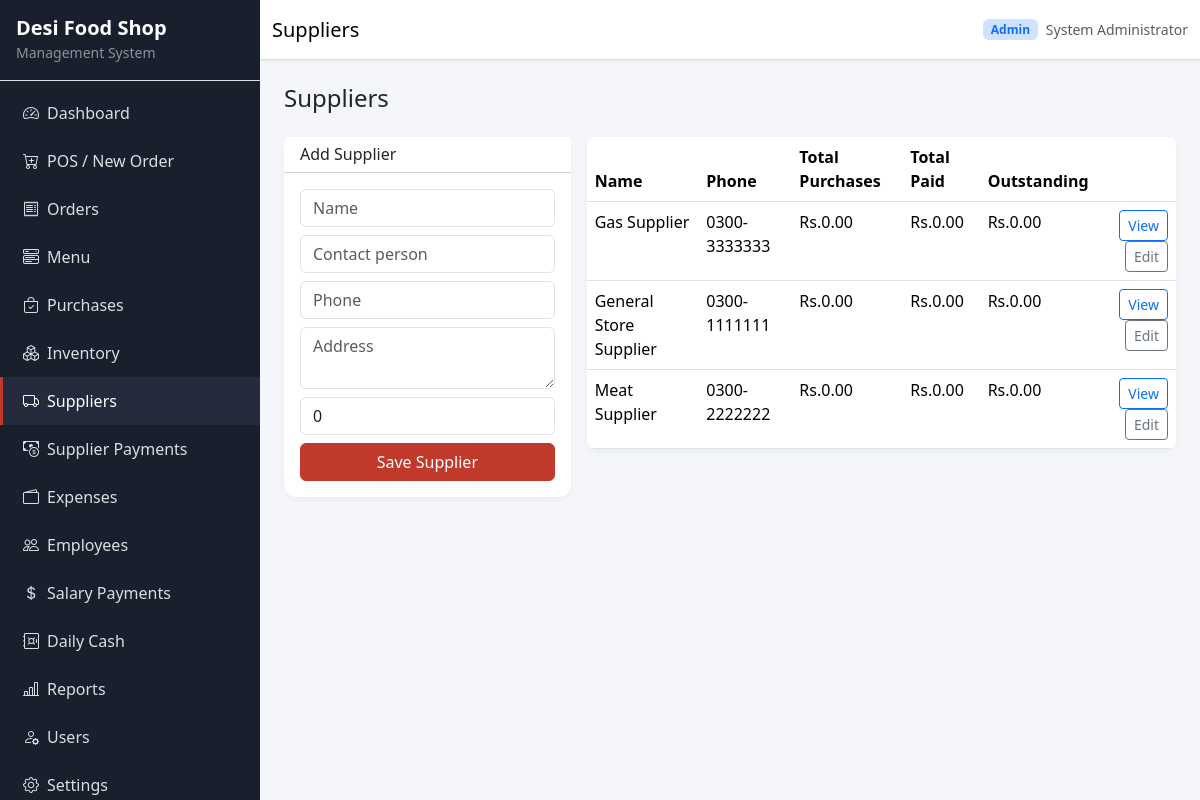
Screenshot of /suppliers/index.php (signed in) with the database file from the repository.
### tables this page shows
CREATE TABLE users (
    id INT UNSIGNED AUTO_INCREMENT PRIMARY KEY,
    username VARCHAR(50) NOT NULL UNIQUE,
    password VARCHAR(255) NOT NULL,
    full_name VARCHAR(100) NOT NULL,
    role ENUM('admin', 'staff') NOT NULL DEFAULT 'staff',
    status ENUM('active', 'inactive') NOT NULL DEFAULT 'active',
    created_at TIMESTAMP DEFAULT CURRENT_TIMESTAMP,
    updated_at TIMESTAMP DEFAULT CURRENT_TIMESTAMP ON UPDATE CURRENT_TIMESTAMP,
    INDEX idx_users_role (role),
    INDEX idx_users_status (status)
);

CREATE TABLE suppliers (
    id INT UNSIGNED AUTO_INCREMENT PRIMARY KEY,
    name VARCHAR(150) NOT NULL,
    contact_person VARCHAR(100),
    phone VARCHAR(20),
    address TEXT,
    opening_balance DECIMAL(10,2) NOT NULL DEFAULT 0.00,
    status ENUM('active', 'inactive') NOT NULL DEFAULT 'active',
    created_at TIMESTAMP DEFAULT CURRENT_TIMESTAMP,
    updated_at TIMESTAMP DEFAULT CURRENT_TIMESTAMP ON UPDATE CURRENT_TIMESTAMP,
    INDEX idx_suppliers_status (status)
);

### includes/functions.php (called while the page is built, shortened)
<?php
require_once BASE_PATH . '/config/database.php';
function e(?string $value): string
{
    return htmlspecialchars((string) $value, ENT_QUOTES, 'UTF-8');
}
function url(string $path = ''): string
{
    return BASE_URL . '/' . ltrim($path, '/');
}
function asset(string $path): string
{
    return BASE_URL . '/assets/' . ltrim($path, '/');
}
function format_money(float|string $amount): string
{
    $symbol = get_setting('currency_symbol', 'Rs.');
    return $symbol . number_format((float) $amount, 2);
}
function get_setting(string $key, string $default = ''): string
{
    global $pdo;
    static $cache = [];
    if (isset($cache[$key])) {
        return $cache[$key];
    }
    $stmt = $pdo->prepare('SELECT setting_value FROM settings WHERE setting_key = ? LIMIT 1');
    $stmt->execute([$key]);
    $value = $stmt->fetchColumn();
    $cache[$key] = $value !== false ? (string) $value : $default;
    return $cache[$key];
}
function get_supplier_outstanding(int $supplierId): float
{
    global $pdo;
    $stmt = $pdo->prepare('SELECT opening_balance FROM suppliers WHERE id = ?');
    $stmt->execute([$supplierId]);
    $opening = (float) $stmt->fetchColumn();
    $stmt = $pdo->prepare('SELECT COALESCE(SUM(grand_total), 0) FROM purchases WHERE supplier_id = ?');
    $stmt->execute([$supplierId]);
    $purchases = (float) $stmt->fetchColumn();
    $stmt = $pdo->prepare('SELECT COALESCE(SUM(amount), 0) FROM supplier_payments WHERE supplier_id = ?');
    $stmt->execute([$supplierId]);
    $paid = (float) $stmt->fetchColumn();
    return $opening + $purchases - $paid;
}

### includes/auth.php (called while the page is built, shortened)
<?php
function current_user(): ?array
{
    global $pdo;
    static $user = null;
    if ($user === null) {
        $stmt = $pdo->prepare('SELECT id, username, full_name, role, status FROM users WHERE id = ? AND status = ? LIMIT 1');
        $stmt->execute([$_SESSION['user_id'], 'active']);
        $user = $stmt->fetch() ?: null;
    }
    return $user;
}

### includes/init.php (called while the page is built, shortened)
<?php
require_once dirname(__DIR__) . '/includes/functions.php';
require_once dirname(__DIR__) . '/includes/auth.php';
$user = current_user();
$shopName = get_setting('shop_name', APP_NAME);

### suppliers/index.php (the view, shortened to what this page needs)
<?php
require_once dirname(__DIR__) . '/includes/init.php';
$pageTitle = 'Suppliers';
$edit = null;
$suppliers = $pdo->query('SELECT * FROM suppliers ORDER BY status DESC, name')->fetchAll();
require BASE_PATH . '/includes/header.php';
?>
<div class="page-header"><h4 class="mb-0">Suppliers</h4></div>
<div class="row g-3">
    <div class="col-lg-4">
        <div class="card">
            <div class="card-header bg-white"><h6 class="mb-0"><?= $edit ? 'Edit' : 'Add' ?> Supplier</h6></div>
            <div class="card-body">
                <form method="post">
                    <div class="mb-2"><input type="text" name="name" class="form-control" placeholder="Name" required value="<?= e($edit['name'] ?? '') ?>"></div>
                    <div class="mb-2"><input type="text" name="contact_person" class="form-control" placeholder="Contact person" value="<?= e($edit['contact_person'] ?? '') ?>"></div>
                    <div class="mb-2"><input type="text" name="phone" class="form-control" placeholder="Phone" value="<?= e($edit['phone'] ?? '') ?>"></div>
                    <div class="mb-2"><textarea name="address" class="form-control" placeholder="Address" rows="2"><?= e($edit['address'] ?? '') ?></textarea></div>
                    <div class="mb-2"><input type="number" step="0.01" name="opening_balance" class="form-control" placeholder="Opening balance" value="<?= e($edit['opening_balance'] ?? '0') ?>"></div>
                    <button class="btn btn-primary-custom w-100">Save Supplier</button>
                </form>
            </div>
        </div>
    </div>
    <div class="col-lg-8">
        <div class="card">
            <div class="table-responsive">
                <table class="table table-hover mb-0">
                    <thead><tr><th>Name</th><th>Phone</th><th>Total Purchases</th><th>Total Paid</th><th>Outstanding</th><th></th></tr></thead>
                    <tbody>
                    <?php foreach ($suppliers as $s):
                        $stmt = $pdo->prepare('SELECT COALESCE(SUM(grand_total),0) FROM purchases WHERE supplier_id=?');
                        $stmt->execute([$s['id']]);
                        $totalPurchases = (float) $stmt->fetchColumn();
                        $stmt = $pdo->prepare('SELECT COALESCE(SUM(amount),0) FROM supplier_payments WHERE supplier_id=?');
                        $stmt->execute([$s['id']]);
                        $totalPaid = (float) $stmt->fetchColumn();
                        $outstanding = get_supplier_outstanding((int)$s['id']);
                    ?>
                    <tr>
                        <td><?= e($s['name']) ?></td>
                        <td><?= e($s['phone'] ?? '-') ?></td>
                        <td><?= format_money($totalPurchases) ?></td>
                        <td><?= format_money($totalPaid) ?></td>
                        <td class="<?= $outstanding > 0 ? 'text-danger fw-bold' : '' ?>"><?= format_money($outstanding) ?></td>
                        <td class="text-end">
                            <a href="<?= url('suppliers/view.php?id=' . $s['id']) ?>" class="btn btn-sm btn-outline-primary">View</a>
                            <a href="<?= url('suppliers/index.php?edit=' . $s['id']) ?>" class="btn btn-sm btn-outline-secondary">Edit</a>
                        </td>
                    </tr>
                    <?php endforeach; ?>
                    </tbody>
                </table>
            </div>
        </div>
    </div>
</div>
<?php require BASE_PATH . '/includes/footer.php'; ?>

### includes/header.php (shortened to what this page needs)
<!DOCTYPE html>
<html lang="en">
<head>
    <link href="https://cdn.jsdelivr.net/npm/bootstrap@5.3.3/dist/css/bootstrap.min.css" rel="stylesheet">
    <link href="https://cdn.jsdelivr.net/npm/bootstrap-icons@1.11.3/font/bootstrap-icons.min.css" rel="stylesheet">
    <link href="<?= asset('css/style.css') ?>" rel="stylesheet">
</head>
<body>
<div class="app-wrapper">
    <?php require BASE_PATH . '/includes/sidebar.php'; render_sidebar($activeMenu, $user); ?>
                <?php
                require_once BASE_PATH . '/includes/sidebar.php';
                ?>
    <div class="main-content">
        <nav class="top-navbar navbar navbar-expand-lg bg-white border-bottom sticky-top">
            <div class="container-fluid">
                <span class="navbar-brand mb-0 h1 fs-5"><?= e($pageTitle) ?></span>
                <div class="ms-auto d-flex align-items-center gap-2">
                    <span class="badge bg-primary-subtle text-primary"><?= e(ucfirst($user['role'])) ?></span>
                    <span class="text-muted small d-none d-sm-inline"><?= e($user['full_name']) ?></span>
                </div>
            </div>
        </nav>
        <main class="content-area p-3 p-md-4">

### assets/css/style.css (style rules this page uses)
:root { --sidebar-width: 260px; --primary-color: #c0392b; --primary-dark: #922b21; --sidebar-bg: #1a1f2e; --sidebar-hover: #252b3d; --body-bg: #f4f6f9; }
* { box-sizing: border-box; }
body { font-family: 'Segoe UI', system-ui, -apple-system, sans-serif; background: var(--body-bg); margin: 0; min-height: 100vh; }
.app-wrapper { display: flex; min-height: 100vh; }
.main-content { flex: 1; margin-left: 0; min-width: 0; }
@media (min-width: 992px) { .main-content { margin-left: var(--sidebar-width); } }
.top-navbar { min-height: 60px; box-shadow: 0 1px 3px rgba(0,0,0,0.06); }
.content-area { min-height: calc(100vh - 60px); }
.btn-primary-custom { background: var(--primary-color); border-color: var(--primary-color); color: #fff; }
.card { border: none; border-radius: 12px; box-shadow: 0 2px 8px rgba(0,0,0,0.05); }
.table-responsive { border-radius: 8px; }
.page-header { display: flex; flex-wrap: wrap; align-items: center; justify-content: space-between; gap: 1rem; margin-bottom: 1.5rem; }

### rows the page displays
users: role "Admin", full_name "System Administrator"
suppliers: name "Gas Supplier", phone "0300-3333333", totalPurchases "Rs.0.00", totalPaid "Rs.0.00", outstanding "Rs.0.00"
suppliers: name "General Store Supplier", phone "0300-1111111", totalPurchases "Rs.0.00", totalPaid "Rs.0.00", outstanding "Rs.0.00"
suppliers: name "Meat Supplier", phone "0300-2222222", totalPurchases "Rs.0.00", totalPaid "Rs.0.00", outstanding "Rs.0.00"

### other values shown
get_setting('shop_name') "Desi Food Shop"
$item['label'] "Dashboard"
$item['label'] "POS / New Order"
$item['label'] "Orders"
$item['label'] "Menu"
$item['label'] "Purchases"
$item['label'] "Inventory"
$item['label'] "Suppliers"
$item['label'] "Supplier Payments"
$item['label'] "Expenses"
$item['label'] "Employees"
$item['label'] "Salary Payments"
$item['label'] "Daily Cash"
$item['label'] "Reports"
$item['label'] "Users"
